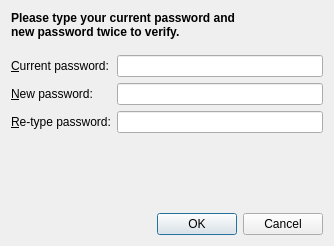
<?xml version="1.0" encoding="UTF-8"?>
<ui version="4.0">
 <class>PasswordChangeDialog</class>
 <widget class="QDialog" name="PasswordChangeDialog">
  <property name="geometry">
   <rect>
    <x>0</x>
    <y>0</y>
    <width>334</width>
    <height>246</height>
   </rect>
  </property>
  <property name="windowTitle">
   <string>Password change - PassKeeper</string>
  </property>
  <layout class="QVBoxLayout" name="verticalLayout">
   <item>
    <widget class="QLabel" name="label_4">
     <property name="font">
      <font>
       <weight>75</weight>
       <bold>true</bold>
      </font>
     </property>
     <property name="text">
      <string>Please type your current password and
new password twice to verify.</string>
     </property>
     <property name="margin">
      <number>12</number>
     </property>
    </widget>
   </item>
   <item>
    <layout class="QFormLayout" name="formLayout">
     <property name="topMargin">
      <number>10</number>
     </property>
     <item row="0" column="0">
      <widget class="QLabel" name="label">
       <property name="text">
        <string>&amp;Current password:</string>
       </property>
       <property name="buddy">
        <cstring>currentPasswordEdit</cstring>
       </property>
      </widget>
     </item>
     <item row="1" column="0">
      <widget class="QLabel" name="label_2">
       <property name="text">
        <string>&amp;New password:</string>
       </property>
       <property name="buddy">
        <cstring>newPasswordEdit1</cstring>
       </property>
      </widget>
     </item>
     <item row="2" column="0">
      <widget class="QLabel" name="label_3">
       <property name="text">
        <string>&amp;Re-type password:</string>
       </property>
       <property name="buddy">
        <cstring>newPasswordEdit2</cstring>
       </property>
      </widget>
     </item>
     <item row="0" column="1">
      <widget class="QLineEdit" name="currentPasswordEdit">
       <property name="echoMode">
        <enum>QLineEdit::Password</enum>
       </property>
      </widget>
     </item>
     <item row="1" column="1">
      <widget class="QLineEdit" name="newPasswordEdit1">
       <property name="echoMode">
        <enum>QLineEdit::Password</enum>
       </property>
      </widget>
     </item>
     <item row="2" column="1">
      <widget class="QLineEdit" name="newPasswordEdit2">
       <property name="echoMode">
        <enum>QLineEdit::Password</enum>
       </property>
      </widget>
     </item>
    </layout>
   </item>
   <item>
    <spacer name="verticalSpacer">
     <property name="orientation">
      <enum>Qt::Vertical</enum>
     </property>
     <property name="sizeHint" stdset="0">
      <size>
       <width>20</width>
       <height>51</height>
      </size>
     </property>
    </spacer>
   </item>
   <item>
    <widget class="QDialogButtonBox" name="buttonBox">
     <property name="orientation">
      <enum>Qt::Horizontal</enum>
     </property>
     <property name="standardButtons">
      <set>QDialogButtonBox::Cancel|QDialogButtonBox::Ok</set>
     </property>
    </widget>
   </item>
  </layout>
 </widget>
 <resources/>
 <connections>
  <connection>
   <sender>buttonBox</sender>
   <signal>accepted()</signal>
   <receiver>PasswordChangeDialog</receiver>
   <slot>accept()</slot>
   <hints>
    <hint type="sourcelabel">
     <x>248</x>
     <y>254</y>
    </hint>
    <hint type="destinationlabel">
     <x>157</x>
     <y>274</y>
    </hint>
   </hints>
  </connection>
  <connection>
   <sender>buttonBox</sender>
   <signal>rejected()</signal>
   <receiver>PasswordChangeDialog</receiver>
   <slot>reject()</slot>
   <hints>
    <hint type="sourcelabel">
     <x>316</x>
     <y>260</y>
    </hint>
    <hint type="destinationlabel">
     <x>286</x>
     <y>274</y>
    </hint>
   </hints>
  </connection>
 </connections>
</ui>
